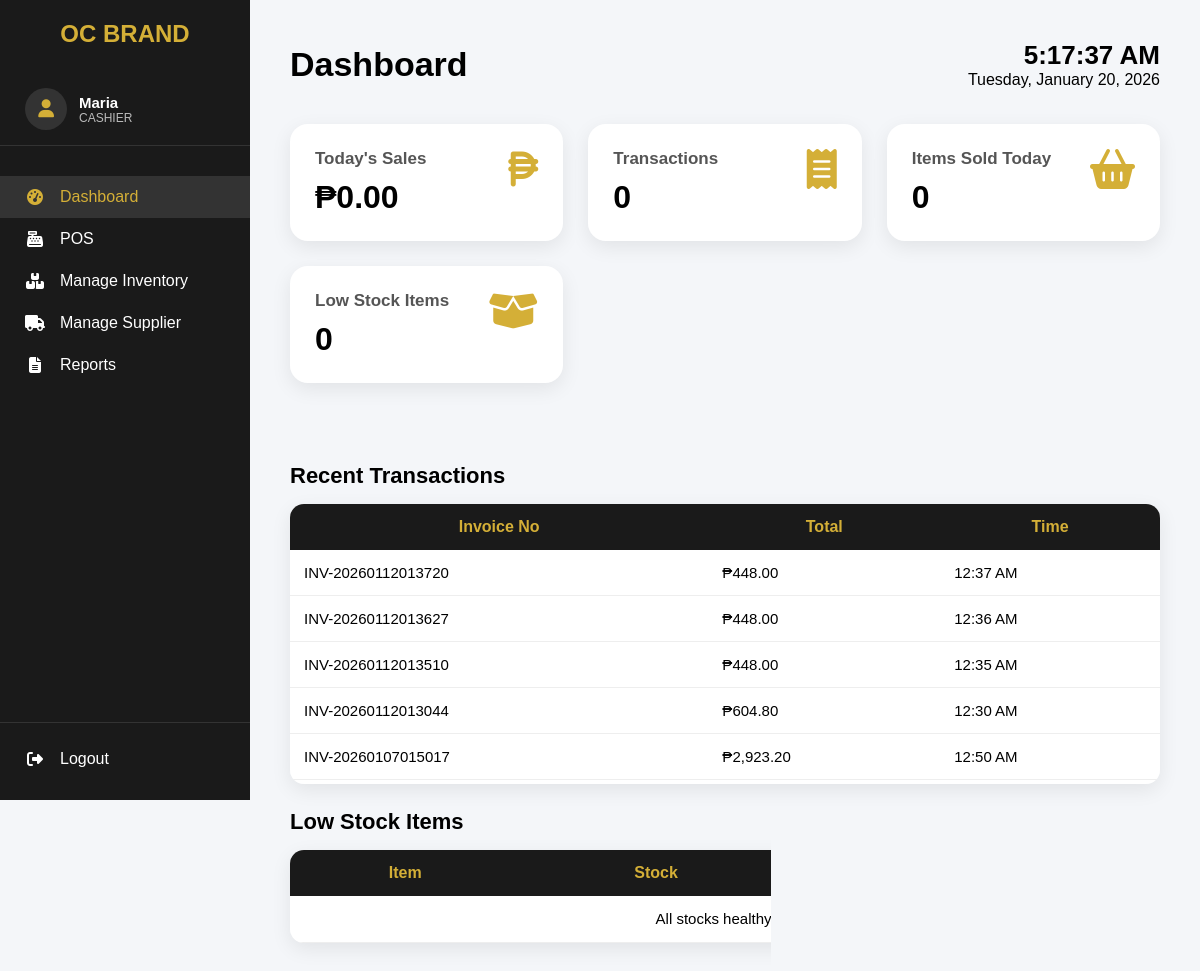
/admin/dashboard.php (signed in), run on an earlier commit of the app's database.
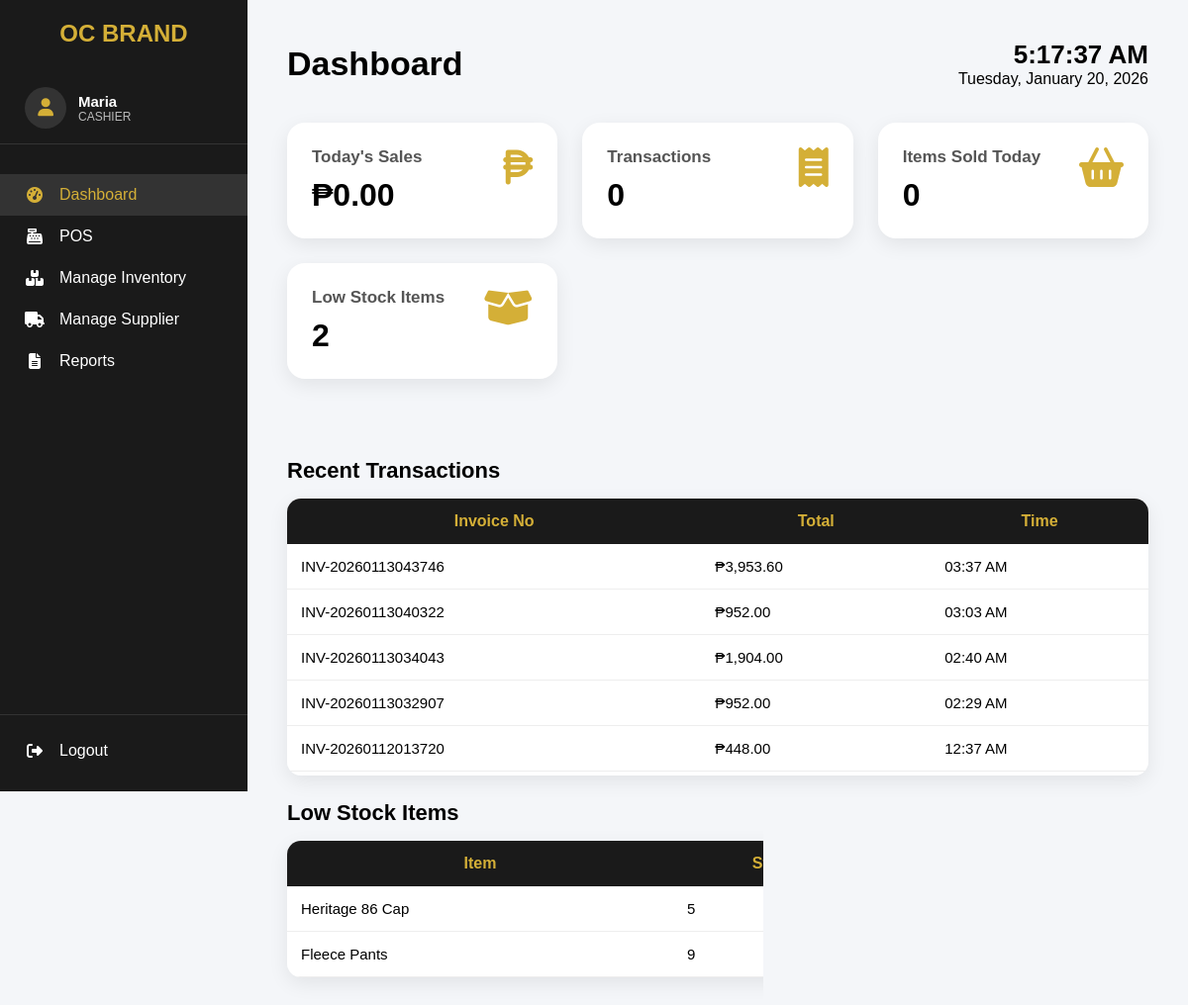
And on a later commit of the database.
### tables this page shows
CREATE TABLE `sales` (
  `id` int(11) NOT NULL,
  `invoice_no` varchar(50) DEFAULT NULL,
  `total` decimal(10,2) DEFAULT NULL,
  `vat` decimal(10,2) DEFAULT NULL,
  `cash` decimal(10,2) DEFAULT NULL,
  `change_amount` decimal(10,2) DEFAULT NULL,
  `customer_name` varchar(100) DEFAULT NULL,
  `customer_tin` varchar(50) DEFAULT NULL,
  `admin` varchar(100) DEFAULT NULL,
  `created_at` timestamp NOT NULL DEFAULT current_timestamp()
);

CREATE TABLE `products` (
  `id` int(11) NOT NULL,
  `brand` varchar(100) NOT NULL,
  `name` varchar(150) NOT NULL,
  `category` varchar(50) NOT NULL,
  `srp` decimal(10,2) NOT NULL,
  `price` decimal(10,2) NOT NULL,
  `quantity` int(11) NOT NULL,
  `image` text DEFAULT NULL,
  `created_at` timestamp NOT NULL DEFAULT current_timestamp()
);

### admin/dashboard.php (the view, shortened to what this page needs)
<?php
require "../db.php";
$todayStart = date('Y-m-d 00:00:00');
$todayEnd   = date('Y-m-d 23:59:59');
$q = $conn->query("
    SELECT
        SUM(total) AS sales,
        COUNT(*) AS transactions
    FROM sales
    WHERE created_at BETWEEN '$todayStart' AND '$todayEnd'
");
$today = $q->fetch_assoc();
$q = $conn->query("
    SELECT SUM(quantity) AS qty
    FROM sales_items si
    JOIN sales s ON s.id = si.sale_id
    WHERE s.created_at BETWEEN '$todayStart' AND '$todayEnd'
");
$itemsSold = $q->fetch_assoc()['qty'] ?? 0;
$q = $conn->query("
    SELECT COUNT(*) AS low_stock
    FROM products
    WHERE quantity <= 9
");
$lowStockCount = $q->fetch_assoc()['low_stock'];
$recentSales = [];
$q = $conn->query("
    SELECT invoice_no, total, created_at
    FROM sales
    ORDER BY created_at DESC
    LIMIT 20
");
while ($r = $q->fetch_assoc()) {
    $recentSales[] = $r;
}
$lowStockItems = [];
$q = $conn->query("
    SELECT name, quantity, category
    FROM products
    WHERE quantity <= 9
    ORDER BY quantity ASC
");
while ($r = $q->fetch_assoc()) {
    $lowStockItems[] = $r;
}
?>
<!DOCTYPE html>
<html lang="en">
<head>
<link rel="stylesheet" href="https://cdnjs.cloudflare.com/ajax/libs/font-awesome/6.5.0/css/all.min.css">
</head>
<body>
<?php include "sidebar.php"; ?>
<div class="main-content">
<div class="dashboard-header">
    <h1>Dashboard</h1>
    <div class="datetime-box">
        <div class="time" id="realTime">--:--:--</div>
        <div id="realDate">Loading date...</div>
    </div>
</div>
<div class="cards">
<div class="cards">
    <a href="reports.php" class="card-link">
        <div class="card">
            <i class="fas fa-peso-sign"></i>
            <h3>Today's Sales</h3>
            <div class="value">₱<?= number_format($today['sales'] ?? 0, 2) ?></div>
        </div>
    </a>
    <a href="reports.php" class="card-link">
        <div class="card">
            <i class="fas fa-receipt"></i>
            <h3>Transactions</h3>
            <div class="value"><?= $today['transactions'] ?? 0 ?></div>
        </div>
    </a>
    <a href="reports.php" class="card-link">
        <div class="card">
            <i class="fas fa-shopping-basket"></i>
            <h3>Items Sold Today</h3>
            <div class="value"><?= $itemsSold ?></div>
        </div>
    </a>
    <a href="inventory.php" class="card-link">
        <div class="card">
            <i class="fas fa-box-open"></i>
            <h3>Low Stock Items</h3>
            <div class="value"><?= $lowStockCount ?></div>
        </div>
    </a>
</div>
</div>
<h2 class="section-title">Recent Transactions</h2>
<div class="table-wrapper">
<table>
<thead>
<tr>
    <th>Invoice No</th>
    <th>Total</th>
    <th>Time</th>
</tr>
</thead>
<tbody>
<?php if(empty($recentSales)): ?>
<tr><td colspan="3" style="text-align:center">No data</td></tr>
<?php else: foreach($recentSales as $r): ?>
<tr>
    <td><?= htmlspecialchars($r['invoice_no']) ?></td>
    <td>₱<?= number_format($r['total'],2) ?></td>
    <td><?= date('h:i A', strtotime($r['created_at'])) ?></td>
</tr>
<?php endforeach; endif; ?>
</tbody>
</table>
</div>
<h2 class="section-title">Low Stock Items</h2>
<div class="table-wrapper">
<table>
<thead>
<tr>
    <th>Item</th>
    <th>Stock</th>
    <th>Category</th>
</tr>
</thead>
<tbody>
<?php if(empty($lowStockItems)): ?>
<tr><td colspan="3" style="text-align:center">All stocks healthy 🎉</td></tr>
<?php else: foreach($lowStockItems as $p): ?>
<tr>
    <td><?= htmlspecialchars($p['name']) ?></td>
    <td><?= $p['quantity'] ?></td>
    <td><?= htmlspecialchars($p['category']) ?></td>
</tr>
<?php endforeach; endif; ?>
</tbody>
</table>
</div>
</div>
</body>
</html>

What changed in the data, as far as the page shows it:
no longer on this page (row unchanged): sales: invoice_no "INV-20260112013627", total "448.00", created_at "12:36 AM"
no longer on this page (row unchanged): sales: invoice_no "INV-20260112013510", total "448.00", created_at "12:35 AM"
no longer on this page (row unchanged): sales: invoice_no "INV-20260112013044", total "604.80", created_at "12:30 AM"
no longer on this page (row unchanged): sales: invoice_no "INV-20260107015017", total "2,923.20", created_at "12:50 AM"
added sales: invoice_no "INV-20260113043746", total "3,953.60", created_at "03:37 AM"
added sales: invoice_no "INV-20260113040322", total "952.00", created_at "03:03 AM"
added sales: invoice_no "INV-20260113034043", total "1,904.00", created_at "02:40 AM"
added sales: invoice_no "INV-20260113032907", total "952.00", created_at "02:29 AM"
now on this page (row edited): products: name "Heritage 86 Cap", quantity "5"
added products: name "Fleece Pants", quantity "9"
Also different on the page:
$lowStockCount: "0" → "2"
text no longer shown: "All stocks healthy 🎉"
